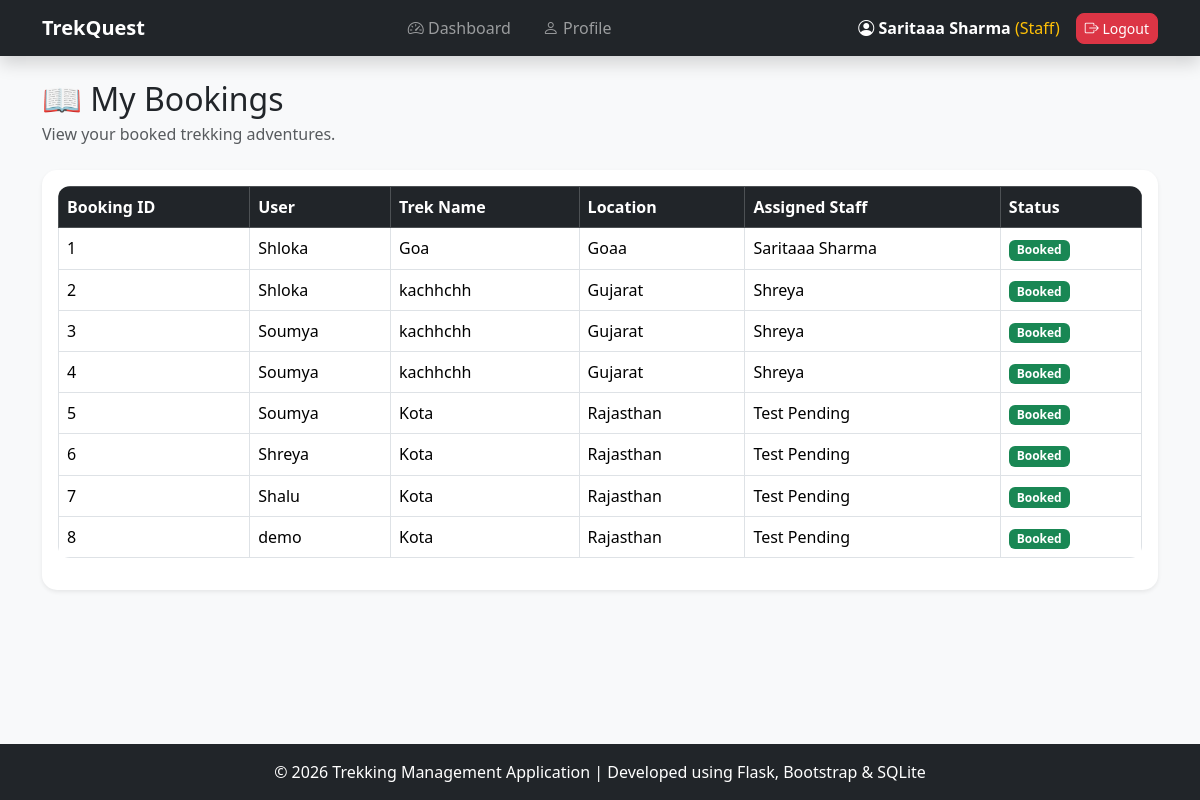
Page /view-bookings (signed in) on the committed database.
### models.py (models this page shows, shortened)
class User(UserMixin, db.Model):
    __tablename__ = "users"
    id = db.Column(
        db.Integer,
        primary_key=True
    )
    name = db.Column(
        db.String(100),
        nullable=False
    )
    email = db.Column(
        db.String(100),
        unique=True,
        nullable=False
    )
    password = db.Column(
        db.String(200),
        nullable=False
    )
    role = db.Column(
        db.String(20),
        nullable=False
    )
    status = db.Column(
        db.String(20),
        default="active"
    )

class Booking(db.Model):
    __tablename__ = "bookings"
    id = db.Column(
        db.Integer,
        primary_key=True
    )
    user_id = db.Column(
        db.Integer,
        db.ForeignKey("users.id")
    )
    trek_id = db.Column(
        db.Integer,
        db.ForeignKey("treks.id")
    )
    booking_date = db.Column(
        db.String(50)
    )
    status = db.Column(
        db.String(50),
        default="Booked"
    )
    user = db.relationship(
    "User",
    foreign_keys=[user_id]
    )
    trek = db.relationship(
    "Trek",
    foreign_keys=[trek_id]
    )

class Trek(db.Model):
    __tablename__ = "treks"
    id = db.Column(
        db.Integer,
        primary_key=True
    )
    name = db.Column(
        db.String(100),
        nullable=False
    )
    location = db.Column(
        db.String(100)
    )
    difficulty = db.Column(
        db.String(50)
    )
    duration = db.Column(
        db.Integer
    )
    available_slots = db.Column(
        db.Integer
    )
    start_date = db.Column(
        db.String(50)
    )
    end_date = db.Column(
        db.String(50)
    )
    status = db.Column(
        db.String(50),
        default="Open"
    )
    staff_id = db.Column(
        db.Integer,
        db.ForeignKey("users.id")
    )
    staff = db.relationship(
    "User",
    foreign_keys=[staff_id]
    )

### app.py (the view)
@app.route("/view-bookings")
@login_required
def view_bookings():
    bookings = Booking.query.all()
    return render_template(
        "view_bookings.html",
        bookings=bookings
    )

### app.py (called while the page is built)
@login_manager.user_loader
def load_user(user_id):
    return User.query.get(
        int(user_id)
    )

### templates/view_bookings.html (shortened to what this page needs)
{% extends "base.html" %}
{% block content %}
<div class="container mb-5">
    <h2 class="mb-1">
        📖 My Bookings
    </h2>
    <p class="text-muted mb-4">
        View your booked trekking adventures.
    </p>
    {% if bookings %}
    <div class="card shadow-sm border-0">
        <div class="card-body">
            <div class="table-responsive">
                <table class="table table-hover table-bordered align-middle">
                    <thead class="table-dark">
                        <tr>
                            <th>Booking ID</th>
                            <th>User</th>
                            <th>Trek Name</th>
                            <th>Location</th>
                            <th>Assigned Staff</th>
                            <th>Status</th>
                        </tr>
                    </thead>
                    <tbody>
                    {% for booking in bookings %}
                    <tr>
                        <td>{{ booking.id }}</td>
                        <td>{{ booking.user.name }}</td>
                        <td>{{ booking.trek.name }}</td>
                        <td>{{ booking.trek.location }}</td>
                        <td>
                            {% if booking.trek.staff %}
                                {{ booking.trek.staff.name }}
                            {% else %}
                                <span class="text-muted">
                                    Not Assigned
                                </span>
                            {% endif %}
                        </td>
                        <td>
                            {% if booking.status=="Booked" %}
                                <span class="badge bg-success">
                                    Booked
                                </span>
                            {% elif booking.status=="Cancelled" %}
                                <span class="badge bg-danger">
                                    Cancelled
                                </span>
                            {% elif booking.status=="Completed" %}
                                <span class="badge bg-primary">
                                    Completed
                                </span>
                            {% else %}
                                <span class="badge bg-secondary">
                                    {{ booking.status }}
                                </span>
                            {% endif %}
                        </td>
                    </tr>
                    {% endfor %}
                    </tbody>
                </table>
            </div>
        </div>
    </div>
    {% endif %}
</div>
{% endblock %}

### templates/base.html (shortened to what this page needs)
<!DOCTYPE html>
<html lang="en">
<head>
    <link href="https://cdn.jsdelivr.net/npm/bootstrap@5.3.3/dist/css/bootstrap.min.css" rel="stylesheet">
    <link rel="stylesheet" href="https://cdn.jsdelivr.net/npm/bootstrap-icons@1.11.3/font/bootstrap-icons.min.css">
</head>
<body class="d-flex flex-column min-vh-100">
    {% if request.endpoint != "home" %}
    <nav class="navbar navbar-expand-lg navbar-dark bg-dark shadow">
        {% endif %}
        <div class="container">
            {% if current_user.is_authenticated %}
            <a class="navbar-brand fw-bold" href="/">TrekQuest</a>
            <div class="collapse navbar-collapse" id="navbarMenu">
                <ul class="navbar-nav mx-auto gap-3">
                    {% if current_user.role=="admin" %}
                    <li class="nav-item">
                        <a class="nav-link" href="{{ url_for('admin_dashboard') }}">
                            <i class="bi bi-speedometer2"></i> Dashboard
                        </a>
                    </li>
                    <li class="nav-item">
                        <a class="nav-link" href="{{ url_for('view_treks') }}">
                            <i class="bi bi-map"></i> Treks
                        </a>
                    </li>
                    <li class="nav-item">
                        <a class="nav-link" href="{{ url_for('add_trek') }}">
                            <i class="bi bi-plus-circle"></i> Add Trek
                        </a>
                    </li>
                    <li class="nav-item">
                        <a class="nav-link" href="{{ url_for('manage_staff') }}">
                            <i class="bi bi-person-badge"></i> Staff
                        </a>
                    </li>
                    <li class="nav-item">
                        <a class="nav-link" href="{{ url_for('manage_users') }}">
                            <i class="bi bi-people"></i> Users
                        </a>
                    </li>
                    <li class="nav-item">
                        <a class="nav-link" href="{{ url_for('view_bookings') }}">
                            <i class="bi bi-journal-bookmark"></i> Bookings
                        </a>
                    </li>
                    {% elif current_user.role=="staff" %}
                    <li class="nav-item">
                        <a class="nav-link" href="{{ url_for('staff_dashboard') }}">
                            <i class="bi bi-speedometer2"></i> Dashboard
                        </a>
                    </li>
                    <li class="nav-item">
                        <a class="nav-link" href="{{ url_for('edit_profile') }}">
                            <i class="bi bi-person"></i> Profile
                        </a>
                    </li>
                    {% endif %}
                </ul>
                <div class="d-flex align-items-center">
                    <span class="text-white me-3">
                        <i class="bi bi-person-circle"></i>
                        <strong>{{ current_user.name }}</strong>
                        <span class="text-warning">
                            ({{ current_user.role|capitalize }})
                        </span>
                    </span>
                    <a href="{{ url_for('logout') }}" class="btn btn-danger btn-sm">
                        <i class="bi bi-box-arrow-right"></i>
                        Logout
                    </a>
                </div>
            </div>
            {% endif %}
        </div>
    </nav>
    <main class="flex-grow-1">
        <div class="m-4">
            {% block content %}
            {% endblock %}
        </div>
    </main>
    {% if request.endpoint != "home" %}
    <footer class="bg-dark text-white text-center py-3 mt-auto">
        © 2026 Trekking Management Application |
        Developed using Flask, Bootstrap & SQLite
    </footer>
    {% endif %}
</body>
</html>

### rows in the picture
User: name "Saritaaa Sharma", role "Staff"
Booking: id "1", user.name "Shloka", trek.name "Goa", trek.location "Goaa", trek.staff.name "Saritaaa Sharma", status "Booked"
Booking: id "2", user.name "Shloka", trek.name "kachhchh", trek.location "Gujarat", trek.staff.name "Shreya", status "Booked"
Booking: id "3", user.name "Soumya", trek.name "kachhchh", trek.location "Gujarat", trek.staff.name "Shreya", status "Booked"
Booking: id "4", user.name "Soumya", trek.name "kachhchh", trek.location "Gujarat", trek.staff.name "Shreya", status "Booked"
Booking: id "5", user.name "Soumya", trek.name "Kota", trek.location "Rajasthan", trek.staff.name "Test Pending", status "Booked"
Booking: id "6", user.name "Shreya", trek.name "Kota", trek.location "Rajasthan", trek.staff.name "Test Pending", status "Booked"
Booking: id "7", user.name "Shalu", trek.name "Kota", trek.location "Rajasthan", trek.staff.name "Test Pending", status "Booked"
Booking: id "8", user.name "demo", trek.name "Kota", trek.location "Rajasthan", trek.staff.name "Test Pending", status "Booked"
